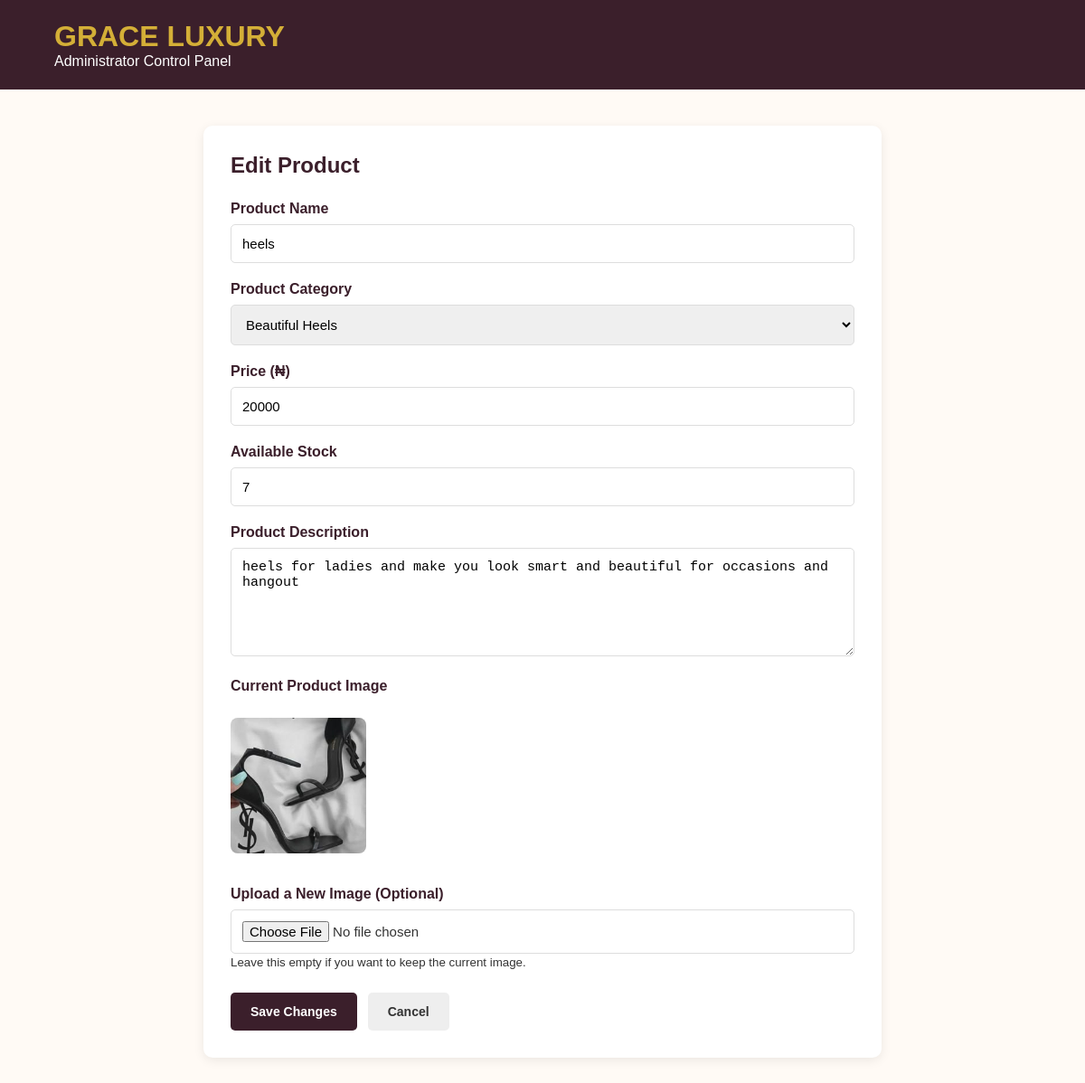
The app's page /admin/products/10/edit (signed in) with its own data.
### tables this page shows
CREATE TABLE products (

                id INTEGER PRIMARY KEY AUTOINCREMENT,

                name TEXT NOT NULL,

                description TEXT,

                price INTEGER NOT NULL CHECK(price >= 0),

                category TEXT NOT NULL,

                image_filename TEXT NOT NULL,

                stock_quantity INTEGER NOT NULL DEFAULT 0
                    CHECK(stock_quantity >= 0),

                is_active INTEGER NOT NULL DEFAULT 1,

                created_at TIMESTAMP DEFAULT CURRENT_TIMESTAMP

            );

### app.py (the view, shortened to what this page needs)
@app.route("/admin/products/<int:product_id>/edit", methods=["GET", "POST"])
@admin_required
def admin_edit_product(product_id):
    product = get_product_by_id(product_id)
    if product is None:
        abort(404)
    return render_template(
        "admin_edit_product.html",
        product=product,
        categories=CATEGORIES
    )

### app.py (called while the page is built)
def admin_required(view_function):
    @wraps(view_function)
    def decorated_function(*args, **kwargs):
        if "admin_id" not in session:
            flash("Please log in as an administrator.", "error")
            return redirect(url_for("admin_login"))
        return view_function(*args, **kwargs)
    return decorated_function

### database.py (called while the page is built)
def get_connection():
    connection = sqlite3.connect(DATABASE_PATH)
    connection.row_factory = sqlite3.Row
    connection.execute("PRAGMA foreign_keys = ON")
    return connection

def get_product_by_id(product_id):
    connection = get_connection()
    try:
        return connection.execute("""
            SELECT *
            FROM products
            WHERE id = ?
        """, (product_id,)).fetchone()
    finally:
        connection.close()

### templates/admin_edit_product.html (shortened to what this page needs)
<!DOCTYPE html>
<html lang="en">
<head>
</head>
<body>
<header>
    <h1>GRACE LUXURY</h1>
    <p>Administrator Control Panel</p>
</header>
<main class="container">
    <h2>Edit Product</h2>
    <form
        action="{{ url_for('admin_edit_product', product_id=product['id']) }}"
        method="POST"
        enctype="multipart/form-data"
    >
        <div class="form-group">
            <label for="name">Product Name</label>
            <input
                type="text"
                id="name"
                name="name"
                value="{{ product['name'] }}"
                required
            >
        </div>
        <div class="form-group">
            <label for="category">Product Category</label>
            <select id="category" name="category" required>
                {% for category_name, category in categories.items() %}
                    <option
                        value="{{ category_name }}"
                        {% if product['category'] == category_name %}
                            selected
                        {% endif %}
                    >
                        {{ category.title }}
                    </option>
                {% endfor %}
            </select>
        </div>
        <div class="form-group">
            <label for="price">Price (₦)</label>
            <input
                type="number"
                id="price"
                name="price"
                min="0"
                step="1"
                value="{{ product['price'] }}"
                required
            >
        </div>
        <div class="form-group">
            <label for="stock_quantity">Available Stock</label>
            <input
                type="number"
                id="stock_quantity"
                name="stock_quantity"
                min="0"
                value="{{ product['stock_quantity'] }}"
                required
            >
        </div>
        <div class="form-group">
            <label for="description">Product Description</label>
            <textarea
                id="description"
                name="description"
                required
            >{{ product['description'] }}</textarea>
        </div>
        <div class="form-group">
            <label>Current Product Image</label>
            <br>
            <img
                class="current-image"
                src="{{ url_for(
                    'static',
                    filename='images/'
                    ~ categories[product['category']]['folder']
                    ~ '/'
                    ~ product['image_filename']
                ) }}"
                alt="{{ product['name'] }}"
            >
        </div>
        <div class="form-group">
            <label for="image">Upload a New Image (Optional)</label>
            <input
                type="file"
                id="image"
                name="image"
                accept=".jpg,.jpeg,.png,.webp,.gif,.avif"
            >
            <small>
                Leave this empty if you want to keep the current image.
            </small>
        </div>
        <div class="buttons">
            <button type="submit">
                Save Changes
            </button>
            <a
                href="{{ url_for('admin_dashboard') }}"
                class="cancel"
            >
                Cancel
            </a>
        </div>
    </form>
</main>
</body>
</html>

### templates/admin_edit_product.html (style rules this page uses)
* { margin: 0; padding: 0; box-sizing: border-box; }
body { font-family: Arial, sans-serif; background: #fffaf5; color: #333; }
header { background: #3b1f2b; color: white; padding: 22px 5%; }
header h1 { color: #d4af37; }
.container { width: 90%; max-width: 750px; margin: 40px auto; background: white; padding: 30px; border-radius: 10px; box-shadow: 0 3px 12px rgba(0,0,0,0.08); }
h2 { color: #3b1f2b; margin-bottom: 25px; }
.form-group { margin-bottom: 20px; }
label { display: block; margin-bottom: 8px; font-weight: bold; color: #3b1f2b; }
input, select, textarea { width: 100%; padding: 12px; border: 1px solid #ddd; border-radius: 5px; font-size: 15px; }
textarea { min-height: 120px; resize: vertical; }
.current-image { width: 150px; height: 150px; object-fit: cover; border-radius: 8px; margin-bottom: 12px; }
.buttons { display: flex; gap: 12px; flex-wrap: wrap; margin-top: 25px; }
button, .cancel { padding: 13px 22px; border: none; border-radius: 5px; font-weight: bold; cursor: pointer; text-decoration: none; font-size: 14px; }
button { background: #3b1f2b; color: white; }
.cancel { background: #eee; color: #333; }

### records on screen
products: name "heels", category "Beautiful Heels", price "20000", stock_quantity "7", description "heels for ladies and make you look smart and beautiful for occasions and hangout", category+image_filename+name (picture)
